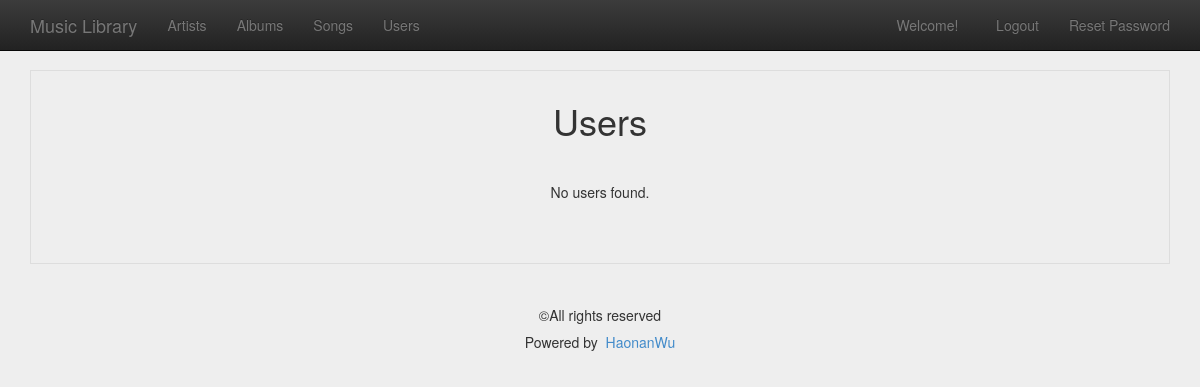
Before: /user_list/ with the older database file.
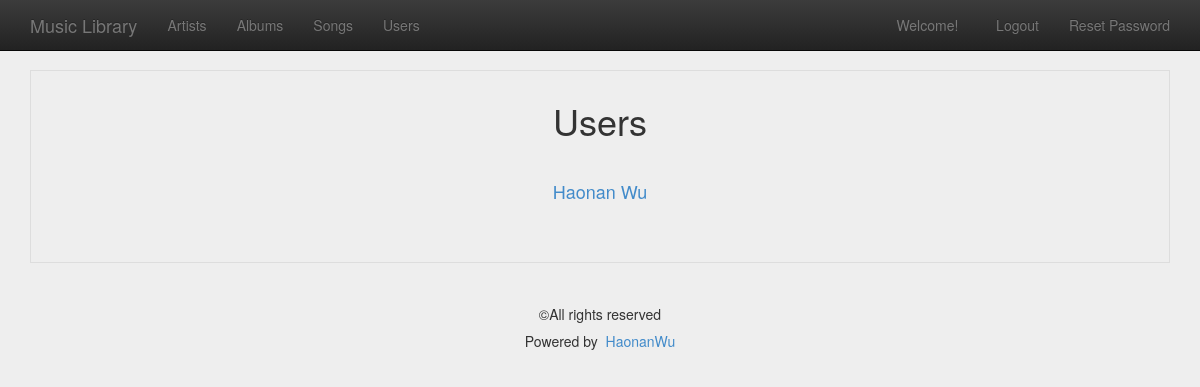
After: the same page with the newer database file.
### core/models.py (models this page shows, shortened)
class MyUser(models.Model):
    user = models.OneToOneField(User)
    nickname = models.CharField(max_length=16)
    ucity = models.CharField(max_length=16)
    def get_absolute_url(self):
        return reverse("core:user_detail", kwargs={"id":self.pk})

### core/views.py (the view)
# urls.py: url(r'^user_list/$', views.user_list, name="user_list"),
def user_list(request):
    users = MyUser.objects.all()
    query = request.GET.get("q")
    if query:
        users = users.filter(
            Q(name__icontains=query)
        )
        users = users.distinct()
    context = {
        "users": users,
    }
    return render(request, "core/user_list.html", context)

### core/templates/core/user_list.html
{% extends "core/base.html" %}
{% block content %}
    <div class="information_list">
        <h1>
            Users
        </h1>
        <hr>
        {% if users %}
            {% for user in users %}
                {% include "core/_user_thumbnail.html" %}
            {% endfor %}
        {% else %}
            <p>No users found.</p>
        {% endif %}
        <hr>
    </div>
{% endblock content %}

### core/templates/core/_user_thumbnail.html
    <div class="caption">
        <h4>
            <a href="{{user.get_absolute_url}}">
                {{user.nickname}}
            </a>
        </h4>
    </div>

Changed rows visible on the page:
added MyUser: nickname "Haonan Wu"
Other visible differences:
text no longer shown: "No users found."
